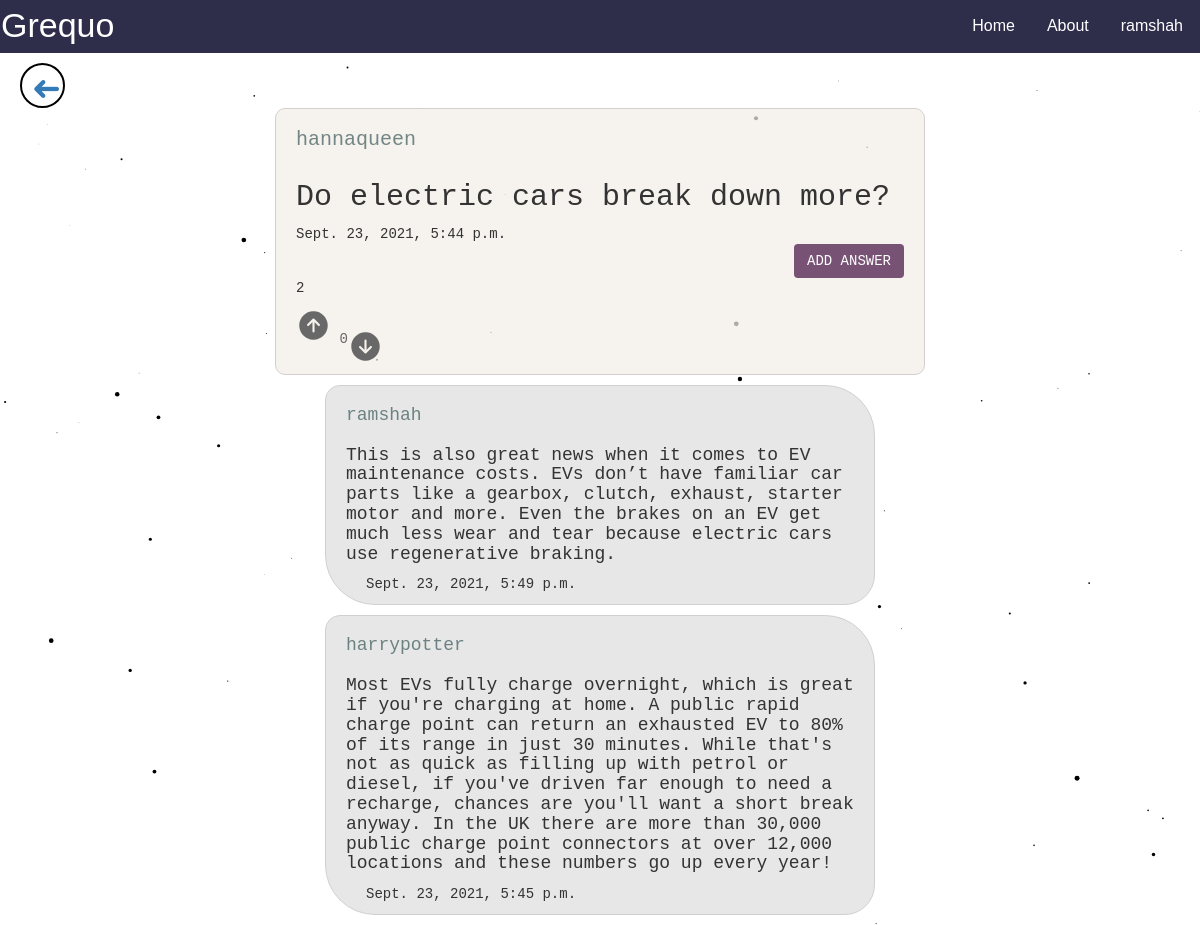
The page /post/22 (signed in) on the database its author committed.
### GrequoApp/models.py (models this page shows, shortened)
class Userquest(models.Model):
    id = models.BigAutoField(auto_created=True, primary_key=True,
                             serialize=False, verbose_name='ID')
    author = models.ForeignKey(User, default=1,
                               null=False,
                               on_delete=models.CASCADE)
    quest = models.TextField(max_length=300, default='')
    timestamp = models.DateTimeField(default=timezone.now)
    like_count = models.PositiveSmallIntegerField(default=0)
    dislike_count = models.PositiveSmallIntegerField(default=0)

class Usercomment(models.Model):
    id = models.UUIDField(primary_key=True, default=uuid.uuid4, editable=False)
    post_id = models.ForeignKey(
        Userquest, null=False, on_delete=models.CASCADE)
    comment_author = models.ForeignKey(
        User, null=False, on_delete=models.CASCADE)
    timestamp = models.DateTimeField(default=timezone.now)
    comment = models.TextField(max_length=500)
    class Meta:
        ordering = ['timestamp']

### GrequoApp/views.py (the view, shortened to what this page needs)
# urls.py: path('post/<int:post_id>', views.handlepost, name='GetUserPost'),
def handlepost(request, post_id):
    if request.user.is_authenticated:
        post_id_int = int(post_id)
        instance_post = Userquest.objects.get(id=post_id_int)
        answer_lists = Usercomment.objects.filter(
            post_id=post_id_int).order_by('-timestamp')
        question = Userquest.objects.get(id=post_id_int)
        return render(request, 'post.html', {'answer_lists': answer_lists, 'question': question})
    else:
        return redirect('/signup')

### templates/post.html (shortened to what this page needs)
<!DOCTYPE html>
<html lang="en">
  <head>
    <link
      rel="stylesheet"
      href="http://maxcdn.bootstrapcdn.com/bootstrap/3.3.7/css/bootstrap.min.css"
    />
  </head>
  <body>
    <div class="navbar">
      <span>Grequo</span>
      <div class="user-dropdown">
        <button class="dropbtn">{{ request.user }}</button>
      </div>
      <a href="/aboutus">About</a>
      <a href="/">Home</a>
    </div>
    <div class="go-back">
      <div class="backArrow"><a href="/" style="text-decoration: none;">&#10140;</a></div>
    </div>
    <section class="question-answer">
      <div class="displayQuestion">
        <div class="displayQuestion-header">
          <span>
            <h4>{{question.author}}</h4>
          </span>
        </div>
        <h2>{{question.quest}}</h2>
        <span>{{question.timestamp}}</span>
        <div class="displayQuestion-footer">
          <button
            type="button"
            class="btn"
            data-toggle="modal"
            data-target="#myModal"
          >
            ADD ANSWER
          </button>
        </div>
        <div>
            <p class="votes">{{question.like_count}}</p>
            <a class="questionfooteranchor" href="{% url 'LikePost' question.id %}">
              <ion-icon class="up" name="arrow-up-circle"></ion-icon>
            </a>
            <a class="questionfooteranchor" href="{% url 'DislikePost' question.id %}">
              <p class="votes">{{question.dislike_count}}</p>
                <ion-icon class="down" name="arrow-down-circle"></ion-icon>
            </a>
        </div>
      </div>
      {% for answer_list in answer_lists %}
      <div class="displayAnswer">
        <h4>{{answer_list.comment_author}}</h4>
        <h3>
            {{answer_list.comment}}        </h3>
        <div class="displayAnswer-footer">
          <span>{{answer_list.timestamp}}</span>
        </div>
      </div>
      {% endfor %}
    </section>
  </body>
</html>

### templates/post.html (style rules this page uses)
* { margin: 0; padding: 0; -webkit-box-sizing: border-box; box-sizing: border-box; }
body { margin: 0; padding: 0; overflow-x: hidden; font-family: monospace; }
.navbar { overflow: visible; background-color: rgb(46 45 74); font-family: Arial; margin-bottom: 0; border-radius: 0; }
.navbar a { float: right; font-size: 16px; color: white; text-align: center; padding: 14px 16px; text-decoration: none; }
.user-dropdown { float: right; }
.user-dropdown .dropbtn { font-size: 16px; border: none; outline: none; color: white; padding: 14px 16px; background-color: inherit; font-family: inherit; margin: 0; }
.navbar span { color: white; font-size: 34px; }
.question-answer .displayQuestion { background-color: #f3eee8b7; border: 1px solid rgb(212 207 207); width: 650px; margin: 0 auto 5px auto; border-radius: 10px; padding: 10px 20px; }
.displayQuestion h2, h4 { word-wrap: break-word; }
.displayQuestion h4 { font-size: 20px; font-family: "Courier New", Courier, monospace; color: rgba(47, 79, 79, 0.671); }
.displayQuestion-header { display: flex; justify-content: space-between; }
.displayQuestion-footer { display: flex; justify-content: right; }
.questionfooteranchor { text-decoration: none; color: rgb(104, 104, 104); display: inline-flex; }
.questionfooteranchor ion-icon { font-size: 35px; }
.btn { color: white; background-color: rgb(119, 82, 116); }
.displayAnswer h4 { color: rgba(47, 79, 79, 0.671); }
.displayAnswer h3 { font-size: 18px; }
.displayAnswer { background-color: #e7e7e7; border: 1px solid rgb(212 207 207); width: 550px; margin: 10px auto; border-radius: 15px 50px 30px; padding: 10px 20px; }
.displayAnswer-footer { display: flex; justify-content: space-between; padding: 0 20px; }
.backArrow { font-size: 35px; margin: 10px 0 0 20px; line-height: 29px; width: 45px; height: 45px; padding: 5px 2px; cursor: pointer; -webkit-user-select: none; -moz-user-select: none; -ms-user-select: none; user-select: none; transform: rotate(180deg); color: rgb(0, 0, 0); border: 2px solid rgb(0, 0, 0); border-radius: 50%; -webkit-touch-callout: none; -khtml-user-select: none; }

### rows shown on the page
Userquest: author "hannaqueen", quest "Do electric cars break down more?", timestamp "Sept. 23, 2021, 5:44 p.m.", like_count "2", dislike_count "0"
Usercomment: comment_author "ramshah", comment "This is also great news when it comes to EV maintenance costs. EVs don’t have familiar car parts like a gearbox, clutch, exhaust, starter motor and more. Even the brakes on an EV get much less wear and tear because electric cars use regenerative braking.", timestamp "Sept. 23, 2021, 5:49 p.m."
Usercomment: comment_author "harrypotter", comment "Most EVs fully charge overnight, which is great if you're charging at home. A public rapid charge point can return an exhausted EV to 80% of its range in just 30 minutes. While that's not as quick as filling up with petrol or diesel, if you've driven far enough to need a recharge, chances are you'll want a short break anyway. In the UK there are more than 30,000 public charge point connectors at over 12,000 locations and these numbers go up every year!", timestamp "Sept. 23, 2021, 5:45 p.m."

### other values the page prints
{{ request.user }} "ramshah"
